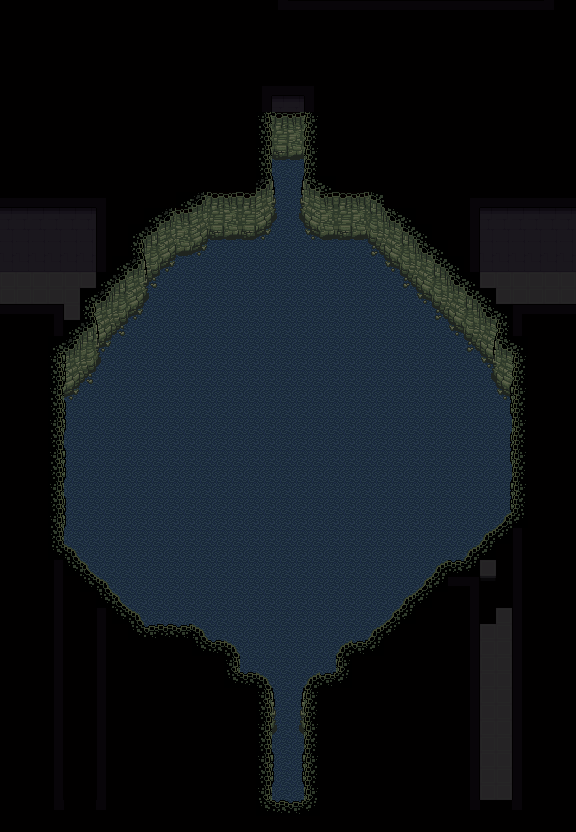

Below is a game level as drawn by its tile map, then a one-line description and the .tmx that defines it (tile-layer data replaced by summaries):
An orthogonal 36x52 tile map with 16x16 px tiles, 5 tile layers (Artificial Lower Chip, Natural Lower Chip, Natural Walls, Natural Wall Sidings, ...), 3 hidden layers not drawn, 2 tilesets.

<map version="1.0" orientation="orthogonal" renderorder="right-down" width="36" height="52" tilewidth="16" tileheight="16" nextobjectid="19">
 <tileset firstgid="1" source="../tilesets/natural.tsx" />
 <tileset firstgid="481" source="../tilesets/artificial.tsx" />
 <layer name="Artificial Lower Chip" width="36" height="52" opacity="0.16">
  <properties>
   <property name="z" value="0.0" />
  </properties>
  <data>[1872 cells, 1872 non-empty, 44 distinct tile ids]</data>
 </layer>
 <layer name="Natural Lower Chip" width="36" height="52">
  <properties>
   <property name="alt" value="true" />
   <property name="z" value="0.0" />
  </properties>
  <data>[1872 cells, 691 non-empty, 1 distinct tile ids]</data>
 </layer>
 <layer name="Natural Walls" width="36" height="52">
  <properties>
   <property name="alt" value="true" />
   <property name="z" value=".1" />
  </properties>
  <data>[1872 cells, 217 non-empty, 36 distinct tile ids]</data>
 </layer>
 <layer name="Natural Wall Sidings" width="36" height="52">
  <properties>
   <property name="alt" value="true" />
   <property name="z" value=".2" />
  </properties>
  <data>[1872 cells, 39 non-empty, 10 distinct tile ids]</data>
 </layer>
 <layer name="Artificial Upper Chip" width="36" height="52">
  <properties>
   <property name="z" value=".5" />
  </properties>
  <data>[1872 cells, 0 non-empty, 0 distinct tile ids]</data>
 </layer>
 <layer name="Natural Upper Chip" width="36" height="52" visible="0">
  <properties>
   <property name="alt" value="true" />
   <property name="z" value=".5" />
  </properties>
  <data>[1872 cells, 0 non-empty, 0 distinct tile ids]</data>
 </layer>
 <objectgroup name="Object Layer">
  <properties>
   <property name="z" value=".5" />
  </properties>
 </objectgroup>
 <layer name="Artificial Overhead Chip" width="36" height="52" visible="0">
  <properties>
   <property name="z" value="1.5" />
  </properties>
  <data>[1872 cells, 0 non-empty, 0 distinct tile ids]</data>
 </layer>
 <layer name="Natural Overhead Chip" width="36" height="52" visible="0">
  <properties>
   <property name="alt" value="true" />
   <property name="z" value="1.5" />
  </properties>
  <data>[1872 cells, 0 non-empty, 0 distinct tile ids]</data>
 </layer>
</map>
